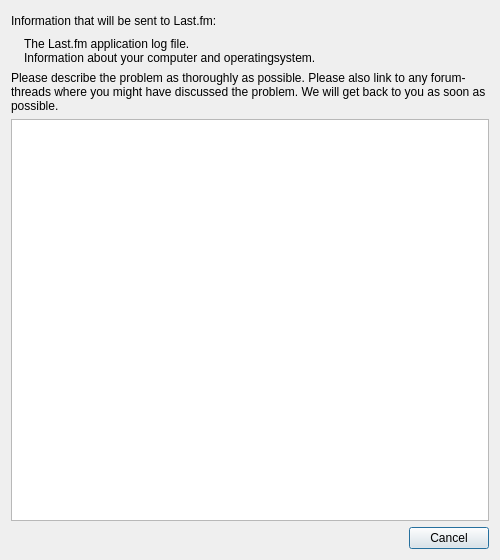
<ui version="4.0" >
 <class>SendLogsDialog</class>
 <widget class="QDialog" name="SendLogsDialog" >
  <property name="geometry" >
   <rect>
    <x>0</x>
    <y>0</y>
    <width>500</width>
    <height>560</height>
   </rect>
  </property>
  <property name="windowTitle" >
   <string>Dialog</string>
  </property>
  <layout class="QVBoxLayout" name="verticalLayout_2" >
   <item>
    <layout class="QHBoxLayout" name="horizontalLayout_2" >
     <item>
      <widget class="QLabel" name="infoHeader" >
       <property name="text" >
        <string>Information that will be sent to Last.fm:</string>
       </property>
      </widget>
     </item>
     <item>
      <spacer name="horizontalSpacer_2" >
       <property name="orientation" >
        <enum>Qt::Horizontal</enum>
       </property>
       <property name="sizeHint" stdset="0" >
        <size>
         <width>198</width>
         <height>20</height>
        </size>
       </property>
      </spacer>
     </item>
     <item>
      <widget class="QLabel" name="spinner" >
       <property name="sizePolicy" >
        <sizepolicy vsizetype="Fixed" hsizetype="Fixed" >
         <horstretch>0</horstretch>
         <verstretch>0</verstretch>
        </sizepolicy>
       </property>
       <property name="minimumSize" >
        <size>
         <width>16</width>
         <height>16</height>
        </size>
       </property>
       <property name="text" >
        <string/>
       </property>
      </widget>
     </item>
    </layout>
   </item>
   <item>
    <layout class="QHBoxLayout" name="horizontalLayout" >
     <property name="spacing" >
      <number>0</number>
     </property>
     <item>
      <spacer name="horizontalSpacer" >
       <property name="orientation" >
        <enum>Qt::Horizontal</enum>
       </property>
       <property name="sizeType" >
        <enum>QSizePolicy::Fixed</enum>
       </property>
       <property name="sizeHint" stdset="0" >
        <size>
         <width>13</width>
         <height>20</height>
        </size>
       </property>
      </spacer>
     </item>
     <item>
      <layout class="QVBoxLayout" name="verticalLayout" >
       <property name="spacing" >
        <number>0</number>
       </property>
       <item>
        <widget class="QLabel" name="infoLabel1" >
         <property name="text" >
          <string>The Last.fm application log file.</string>
         </property>
        </widget>
       </item>
       <item>
        <widget class="QLabel" name="infoLabel2" >
         <property name="text" >
          <string>Information about your computer and operatingsystem.</string>
         </property>
         <property name="wordWrap" >
          <bool>true</bool>
         </property>
        </widget>
       </item>
      </layout>
     </item>
    </layout>
   </item>
   <item>
    <widget class="QLabel" name="moreInfoHeader" >
     <property name="text" >
      <string>Please describe the problem as thoroughly as possible. Please also link to any forum-threads where you might have discussed the problem. We will get back to you as soon as possible.</string>
     </property>
     <property name="wordWrap" >
      <bool>true</bool>
     </property>
    </widget>
   </item>
   <item>
    <widget class="QTextEdit" name="moreInfoTextEdit" />
   </item>
   <item>
    <widget class="QDialogButtonBox" name="buttonBox" >
     <property name="standardButtons" >
      <set>QDialogButtonBox::Cancel</set>
     </property>
    </widget>
   </item>
  </layout>
 </widget>
 <resources/>
 <connections>
  <connection>
   <sender>buttonBox</sender>
   <signal>rejected()</signal>
   <receiver>SendLogsDialog</receiver>
   <slot>reject()</slot>
   <hints>
    <hint type="sourcelabel" >
     <x>270</x>
     <y>534</y>
    </hint>
    <hint type="destinationlabel" >
     <x>270</x>
     <y>279</y>
    </hint>
   </hints>
  </connection>
 </connections>
</ui>
